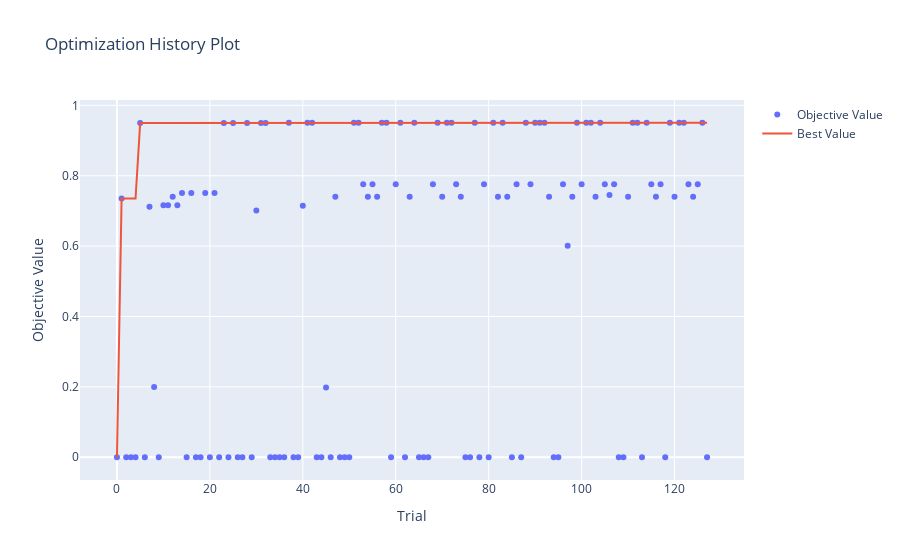

The notebook cell this image was saved under:
### Code cell
# Load your data
dt1 = JSON_Handler(filepath='data/Synthetic_data/several_periods/gen_dt1.json')
inx = 5
print(dt1.data['meta'][inx])
ts_obj = np.asarray(dt1.data['data'][inx])

# Define parameter grid
grid_params = {
    'period': {'type': 'int', 'low': 2, 'high': 20},
    'trend_deg': {'type': 'int', 'low': 0, 'high': 1},
    'seasonal_deg': {'type': 'int', 'low': 0, 'high': 1}
}

# Create optimizer
optimizer = STL_Optimizer(
    series=ts_obj,
    model=STL_Model,
    grid_params=grid_params,
    opt_func=seasonal_strength
)

# Optimize
study = optuna.create_study(direction="maximize")

study.optimize(optimizer.find_optimal_values, n_trials=200, timeout=2)

trial = study.best_trial

print("Best function value: {}".format(trial.value))
print("Best hyperparameters: {}".format(trial.params))

optuna.visualization.plot_optimization_history(study)
